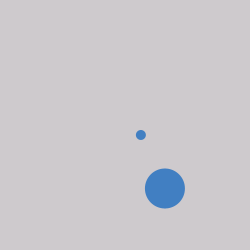
Frame 1 (no input)
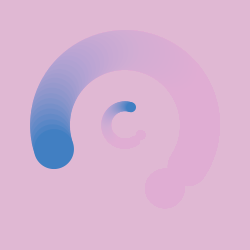
Frame 60 (the mouse pressed at the canvas centre just before this capture)
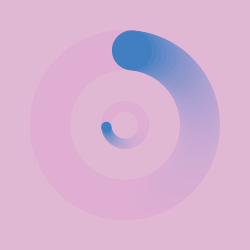
Frame 120 (the mouse held since frame 60 and released just before this capture)

The Processing sketch that drew these frames (run headless with seeded random() and noise(); from frame 60 on, the mouse is pressed at the canvas centre):

// Processing sketch: processing_57830
// ── processing_57830.pde

/*http://www.openprocessing.org/sketch/54911
*/

float orbitDuration = 1.5*1000; // 1.5 second orbit
float orbitRad = 75; // Radius 50px
 
void setup()
{
  size(250,250);
  smooth();
  noStroke();
}
 
void draw()
{
  fill(#E9B6D4, 20); // background colour, alpha for motion blur
  rect(0,0,250,250); // background shape
  translate((width/2),height/2); // centers in window
  float ang = TWO_PI * millis() /orbitDuration; //equation for orbit
  float x = sin(ang)*orbitRad;
  float y = cos(ang)*orbitRad;
  float xPos = cos(ang)*orbitRad;
  float yPos = sin(ang)*orbitRad;
  
  fill(#417FC2); //colour of orbiting circle
  ellipse(x,y,40,40); //size of orbiting circle
  ellipse(xPos/4,yPos/4,10,10); //size of orbiting circle
}
